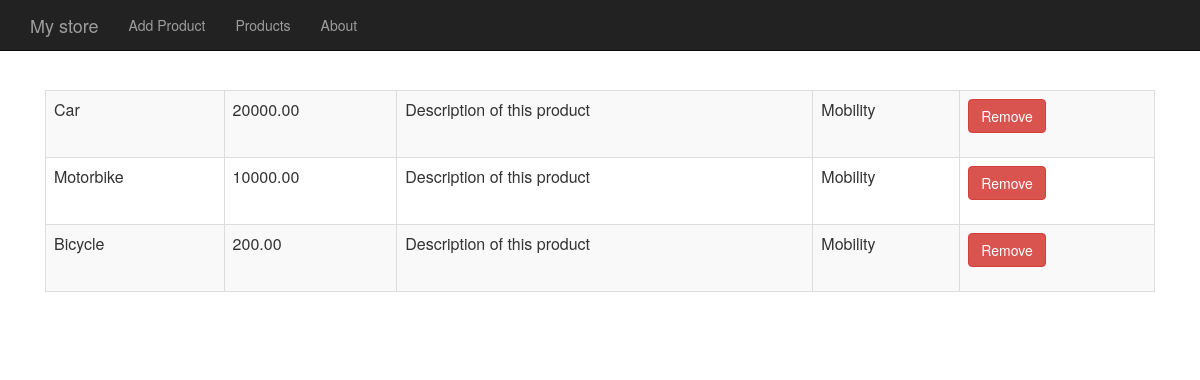
The app's page /product-list.php with its own data.
### tables this page shows
CREATE TABLE `products` (
  `id` int(11) NOT NULL,
  `name` varchar(255) DEFAULT NULL,
  `price` decimal(10,2) DEFAULT NULL,
  `description` text,
  `category_id` int(11) DEFAULT NULL,
  `used` tinyint(1) DEFAULT '0'
);

CREATE TABLE `categories` (
  `id` int(11) NOT NULL,
  `name` varchar(255) DEFAULT NULL
);

### db-product.php (called while the page is built, shortened)
<?php
function listProducts($connection) {
	$products = [];
	$result = mysqli_query($connection, "select p.*, c.name as category_name from products as p join categories as c on c.id = p.category_id");
	while($product = mysqli_fetch_assoc($result)) {
		array_push($products, $product);
	}
	return $products;
}

### product-list.php (the view, shortened to what this page needs)
<?php include("header.php");
include("connect.php");
include("db-product.php"); ?>
<table class="table table-striped table-bordered">
	<?php
		$products = listProducts($connection);
		foreach($products as $product) :
	?>
	<tr>
		<td><?= $product['name']; ?></td>
		<td><?= $product['price']; ?></td>
		<td><?= substr($product['description'], 0, 40); ?></td>
		<td><?= $product['category_name']; ?></td>
		<td>
			<form action="remove-product.php" method="post">
				<button class="btn btn-danger">Remove</button>
			</form>
		</td>
	</tr>
	<?php
		endforeach
	?>
</table>
<?php include("footer.php"); ?>

### css/store.css (style rules this page uses)
body { padding-top: 50px; }

### records on screen
products: name "Car", price "20000.00", description "Description of this product", category.name "Mobility"
products: name "Motorbike", price "10000.00", description "Description of this product", category.name "Mobility"
products: name "Bicycle", price "200.00", description "Description of this product", category.name "Mobility"
